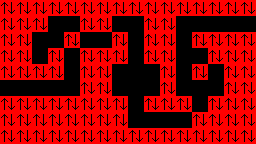

This game map was drawn from its Tiled (.tmx) file and the tilesets committed beside it. A one-line description and the full map source follow:
An orthogonal 16x9 tile map with 16x16 px tiles, 1 tile layer (Tile Layer 1).

<map version="1.0" tiledversion="1.0.3" orientation="orthogonal" renderorder="right-down" width="16" height="9" tilewidth="16" tileheight="16" nextobjectid="1">
 <tileset firstgid="1" source="walls16.tsx" />
 <layer name="Tile Layer 1" width="16" height="9">
  <data encoding="csv">
4,4,4,4,4,4,4,4,4,4,4,4,4,4,4,4,
4,4,4,0,0,4,4,0,0,4,4,0,0,0,0,0,
4,4,0,0,4,0,0,4,0,4,4,0,4,4,4,4,
4,4,0,4,0,4,4,4,0,4,4,0,0,4,4,4,
4,4,4,4,0,4,4,0,0,0,4,0,4,0,4,4,
0,0,0,0,0,4,4,0,0,0,4,0,0,0,4,4,
4,4,4,4,4,4,4,4,0,4,4,4,0,4,4,4,
4,4,4,4,4,4,4,4,0,0,0,0,4,4,4,4,
4,4,4,4,4,4,4,4,4,4,4,4,4,4,4,4
</data>
 </layer>
</map>
